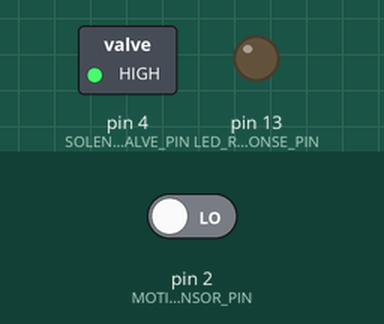
Simulated run of this program. Board: Arduino Nano, built with avr-gcc and run on an emulated ATmega328P. Shown: switched loads named in the program (green lamp = pin HIGH), output pins drawn as LEDs (lit = HIGH). The inputs (shaded band) are chosen by the test bench; at power-on: pin 2 (MOTION_SENSOR_PIN) LOW. What the program prints to the serial monitor is not drawn.

Above: at 61.5 s.
At 64.0 s:
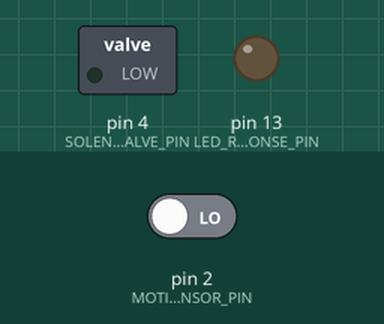
Timing chart, 0 to 65.9 s (numbered marks = the images above):
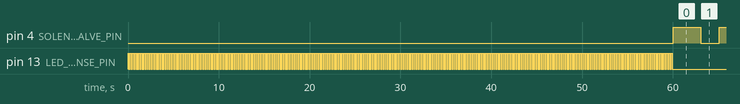

Measured:
- by itself, pin 4 (SOLENOID_VALVE_PIN): alternates HIGH for 3.1 s and LOW for 2.0 s

The program:

main.cpp
```cpp
#include <Arduino.h>
#include <IRremote.h>

const unsigned int MOTION_SENSOR_PIN = 2;
const unsigned int LED_RESPONSE_PIN = 13;
const unsigned int SOLENOID_VALVE_PIN = 4;
const unsigned int IR_RECIEVER_PIN = 3;

IRrecv irSensor(IR_RECIEVER_PIN);
decode_results *irSignal;

unsigned int lastCommandTicks = 0;

unsigned int flowOnTicks = 0;
unsigned int flowDelayTicks = 0;

unsigned int delayTime = 10;

unsigned int blinkCycles = 0;
unsigned int ledTicks = 0;

boolean ledState = LOW;

boolean isPaused = false;

void turnOnFlow(){
    digitalWrite(SOLENOID_VALVE_PIN, HIGH);
}

void turnOffFlow(){
    digitalWrite(SOLENOID_VALVE_PIN, LOW);
}

void updateFlow(){
    if(flowOnTicks > 0){
        flowOnTicks--;
        turnOnFlow();
    }else{
        turnOffFlow();
    }
}

void updateLED(){

    if(ledTicks > 0){

        if(ledTicks % (250 / delayTime) == 0){
            ledState = !ledState;
        }

        ledTicks--;
    }else{

        if(blinkCycles > 0){
            blinkCycles--;
            ledTicks = 500 / delayTime;
        }

        ledState = LOW;
    }

    digitalWrite(LED_RESPONSE_PIN, ledState);
}

void blinkLED(int i){
    blinkCycles = i;
}

void receiveIR(){

    lastCommandTicks++;

    if(irSensor.decode(irSignal)){

        unsigned int val = irSignal->value;
        Serial.println(val);

        if(lastCommandTicks > (3000 / delayTime)){
            unsigned int val = irSignal->value;

            if(val == 16575){

                lastCommandTicks = 0;

                isPaused = !isPaused;

                if(isPaused){
                    blinkLED(3);
                }else{
                    blinkLED(2);
                }

                Serial.println("On/off");

            }else if (val == 5865)
            {
                lastCommandTicks = 0;

                flowOnTicks = 5000 / delayTime;
                blinkLED(1);
                Serial.println("Enter");
            }

        }

        irSensor.resume();
    }
}

boolean detectPresence(){
    return !digitalRead(MOTION_SENSOR_PIN);
}

void setup(){
    Serial.begin(9600);
    irSensor.enableIRIn();
    pinMode(MOTION_SENSOR_PIN, INPUT);
    pinMode(SOLENOID_VALVE_PIN, OUTPUT);
    pinMode(LED_RESPONSE_PIN, OUTPUT);
    digitalWrite(SOLENOID_VALVE_PIN, LOW);

    for (int i = 0; i < (60000 / 200); i++)
    {
        digitalWrite(LED_RESPONSE_PIN, HIGH);
        delay(100);
        digitalWrite(LED_RESPONSE_PIN, LOW);
        delay(100);
    }

    digitalWrite(LED_RESPONSE_PIN, LOW);

}

void loop(){
    receiveIR();
    updateLED();
    updateFlow();

    if(flowDelayTicks > 0){
        flowDelayTicks--;
    }

    if(!isPaused && detectPresence() && flowDelayTicks == 0){
        flowOnTicks = 3000 / delayTime;
        flowDelayTicks = 5000 / delayTime;
    }

    Serial.println(detectPresence());

    delay(delayTime);
}
```
